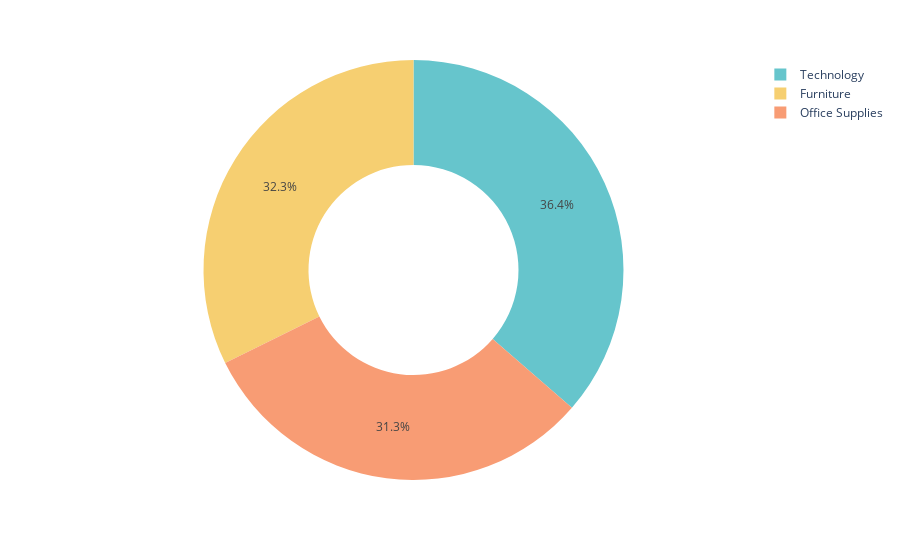

Notebook cell for this chart:
### Code cell
fig_pie = px.pie(sales_by_cate, 
                 names='Category', 
                 values='Sales', 
                hole = 0.5,
                color_discrete_sequence=px.colors.qualitative.Pastel)
fig.update_traces(textposition='inside',textinfo='percent+label')
fig.update_layout(title_text = 'Sales Analysis by category',title_font =dict(size=24) )
fig_pie.show()

### Figure 1 — Plotly figure (JSON) as saved in the notebook; plotly's stock layout.template omitted (floating-point values rounded to 4 significant figures)
{"data": [{"domain": {"x": [0, 1], "y": [0, 1]}, "hole": 0.5, "hovertemplate": "Category=%{label}<br>Sales=%{value}<extra></extra>", "labels": ["Furniture", "Office Supplies", "Technology"], "legendgroup": "", "name": "", "showlegend": true, "type": "pie", "values": [742000.0, 719000.0, 836200.0]}], "layout": {"autosize": true, "legend": {"tracegroupgap": 0}, "margin": {"t": 60}, "piecolorway": ["rgb(102, 197, 204)", "rgb(246, 207, 113)", "rgb(248, 156, 116)", "rgb(220, 176, 242)", "rgb(135, 197, 95)", "rgb(158, 185, 243)", "rgb(254, 136, 177)", "rgb(201, 219, 116)", "rgb(139, 224, 164)", "rgb(180, 151, 231)", "rgb(179, 179, 179)"]}}
